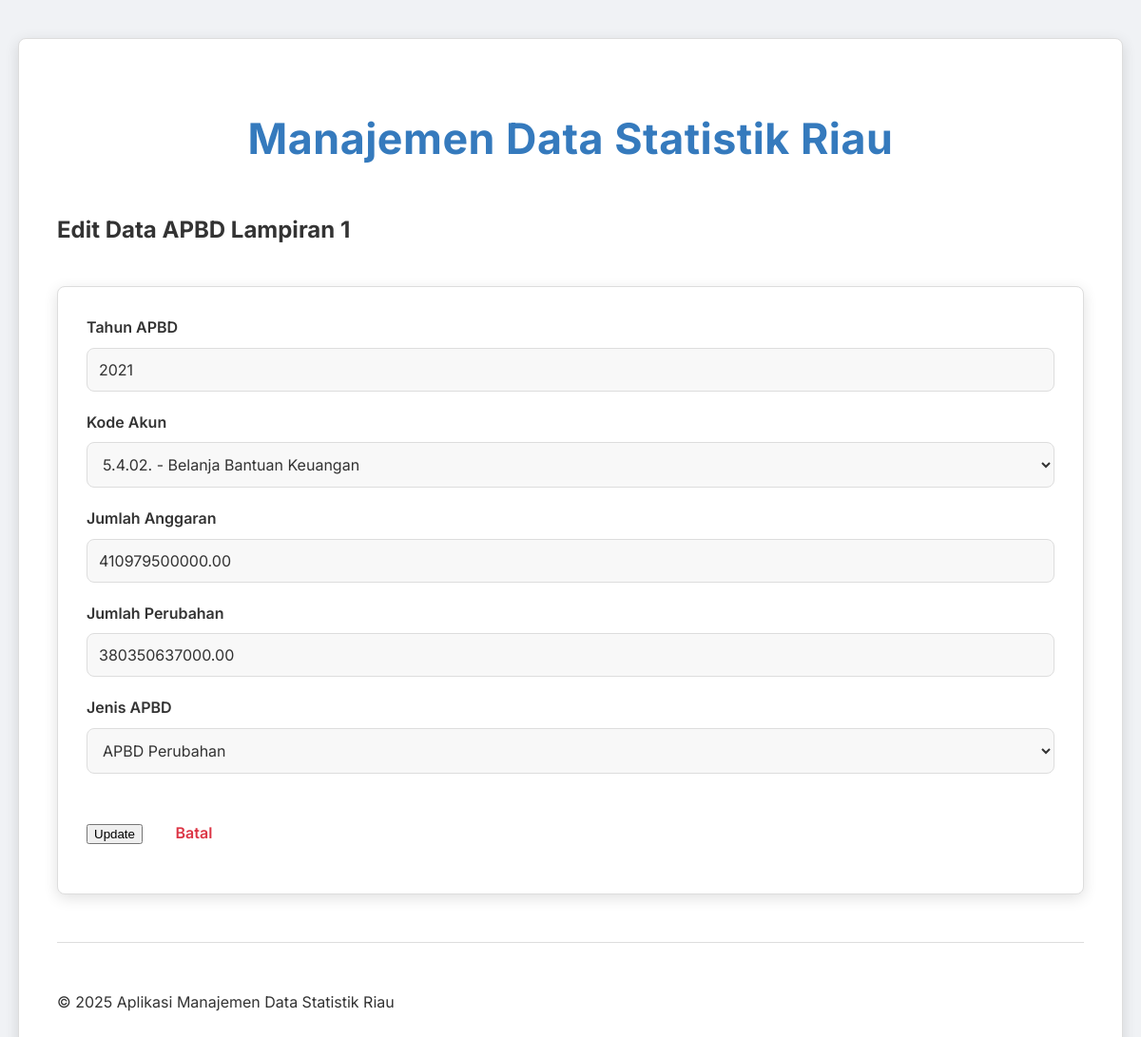
Page /pages/apbd-lampiran-satu/update.php?id=92 on the committed database.
### tables this page shows
CREATE TABLE `apbd_lampiran_1` (
  `id` int(11) NOT NULL,
  `tahun` int(5) DEFAULT NULL,
  `id_kode_urut` int(5) DEFAULT NULL,
  `jumlah_anggaran` decimal(18,2) DEFAULT NULL,
  `jumlah_perubahan` decimal(18,2) DEFAULT NULL,
  `id_jenis_apbd` int(5) DEFAULT NULL
);

CREATE TABLE `kode_urut` (
  `id` int(11) NOT NULL,
  `no_urut` varchar(11) DEFAULT NULL,
  `uraian` varchar(255) DEFAULT NULL,
  `akronim` varchar(255) DEFAULT NULL,
  `id_kode_level` int(11) DEFAULT NULL
);

CREATE TABLE `jenis_apbd` (
  `id` int(11) NOT NULL,
  `uraian` varchar(255) DEFAULT NULL,
  `akronim` varchar(255) DEFAULT NULL
);

### pages/apbd-lampiran-satu/update.php (the view, shortened to what this page needs)
<?php
include '../../config/database.php';
$tahun_apbd = $id_kode_urut = $id_jenis_apbd = $jumlah_anggaran = $jumlah_perubahan = "";
$general_error_message = "";
if (isset($_GET["id"]) && !empty(trim($_GET["id"]))) {
    $id = trim($_GET["id"]);
} elseif (isset($_POST["id"]) && !empty(trim($_POST["id"]))) {
    $id = trim($_POST["id"]);
} else {
    header("location: ../../index.php?error=no_id_found");
    exit();
}
$kode_urut_options = [];
$sql_kode_urut = "SELECT * FROM kode_urut WHERE id_kode_level = 3 ORDER BY no_urut ASC";
$result_kode_urut = $conn->query($sql_kode_urut);
if ($result_kode_urut) {
    while ($row = $result_kode_urut->fetch_assoc()) {
        $kode_urut_options[] = $row;
    }
} else {
    error_log("Error fetching kode_catatan options: " . $conn->error);
    $general_error_message = "Error: Gagal memuat pilihan Kode Catatan: " . $conn->error;
}
$id_jenis_apbd_options = [];
$sql_id_jenis_apbd = "SELECT * FROM jenis_apbd ORDER BY id ASC";
$result_id_jenis_apbd = $conn->query($sql_id_jenis_apbd);
if ($result_id_jenis_apbd) {
    while ($row = $result_id_jenis_apbd->fetch_assoc()) {
        $id_jenis_apbd_options[] = $row;
    }
} else {
    error_log("Error fetching kode_catatan options: " . $conn->error);
    $general_error_message = "Error: Gagal memuat pilihan Kode Catatan: " . $conn->error;
}
if ($_SERVER["REQUEST_METHOD"] == "GET" || (!empty($general_error_message) && !empty($id))) {
    $sql_fetch = "SELECT * FROM apbd_lampiran_1 WHERE id = ?";
    if ($stmt_fetch = $conn->prepare($sql_fetch)) {
        $stmt_fetch->bind_param("i", $param_id_fetch);
        if ($stmt_fetch->execute()) {
            $result_fetch = $stmt_fetch->get_result();
            if ($result_fetch->num_rows == 1) {
                $row_fetch = $result_fetch->fetch_assoc();
                if ($_SERVER["REQUEST_METHOD"] == "GET" || empty($tahun_lkpd)) {
                    $tahun_apbd = $row_fetch["tahun"];
                    $id_kode_urut = $row_fetch["id_kode_urut"];
                    $jumlah_anggaran = $row_fetch["jumlah_anggaran"];
                    $jumlah_perubahan = $row_fetch["jumlah_perubahan"];
                    $id_jenis_apbd = $row_fetch["id_jenis_apbd"];
                }
            } else {
                header("location: ../../index.php?error=data_not_found_on_reget");
                exit();
            }
        } else {
            error_log("Error executing fetch query on reget: " . $stmt_fetch->error);
            $general_error_message = "Error: Masalah saat mengambil data asli untuk form: " . $stmt_fetch->error;
        }
    } else {
        error_log("Error preparing fetch query on reget: " . $conn->error);
        $general_error_message = "Error: Masalah saat menyiapkan query data asli: " . $conn->error;
    }
}
include '../../templates/header.php';
?>
<h2>Edit Data APBD Lampiran 1</h2>
<form action="<?php echo htmlspecialchars($_SERVER["PHP_SELF"]); ?>" method="post">
    <div>
        <label>Tahun APBD</label>
        <input type="text" name="tahun_apbd" value="<?php echo htmlspecialchars($tahun_apbd); ?>">
    </div>
    <div>
        <label>Kode Akun</label>
        <select name="id_kode_urut">
            <?php foreach ($kode_urut_options as $option): ?>
                <option value="<?php echo htmlspecialchars($option['id']); ?>"
                    <?php echo ($id_kode_urut == $option['id']) ? 'selected' : ''; ?>>
                    <?php echo htmlspecialchars($option['no_urut'] . ' - ' . $option['uraian']); ?>
                </option>
            <?php endforeach; ?>
        </select>
    </div>
    <div>
        <label>Jumlah Anggaran</label>
        <input type="text" name="jumlah_anggaran" value="<?php echo htmlspecialchars($jumlah_anggaran); ?>">
    </div>
    <div>
        <label>Jumlah Perubahan</label>
        <input type="text" name="jumlah_perubahan" value="<?php echo htmlspecialchars($jumlah_perubahan); ?>">
    </div>
    <div>
        <label>Jenis APBD</label>
        <select name="id_jenis_apbd">
            <?php foreach ($id_jenis_apbd_options as $options): ?>
                <option value="<?php echo htmlspecialchars($options['id']); ?>"
                    <?php echo ($id_jenis_apbd == $options['id']) ? 'selected' : ''; ?>>
                    <?php echo htmlspecialchars($options['uraian']); ?>
                </option>
            <?php endforeach; ?>
        </select>
    </div>
    <div>
        <button type="submit">Update</button>
        <a href="read.php" class="back-link">Batal</a>
    </div>
</form>
<?php
include '../../templates/footer.php';
?>

### templates/css/style.css (style rules this page uses)
:root { --primary-color: #4A90E2; --primary-dark: #357ABD; --accent-color: #50E3C2; --secondary-accent: #FF6B6B; --tertiary-color: #FFC107; --text-dark: #333333; --text-light: #F8F8F8; --bg-light: #F0F2F5; --bg-dark: #2C3E50; --card-bg: #FFFFFF; --border-color: #DDDDDD; --input-bg: #F8F8F8; --shadow-light: 0 2px 8px rgba(0, 0, 0, 0.08); --shadow-medium: 0 4px 15px rgba(0, 0, 0, 0.12); --success-color: #28A745; --danger-color: #DC3545; --warning-color: #FFC107; --info-color: #17A2B8; --radius-base: 8px; --transition-fast: 0.2s ease-in-out; --transition-normal: 0.3s ease-in-out; --gradient-primary: linear-gradient(135deg, var(--primary-color) 0%, var(--primary-dark) 100%); --gradient-accent: linear-gradient(135deg, var(--accent-color) 0%, #34B79C 100%); --gradient-secondary-accent: linear-gradient(135deg, var(--secondary-accent) 0%, #FF8A8A 100%); --gradient-tertiary: linear-gradient(135deg, var(--tertiary-color) 0%, #FFA000 100%); }
body { font-family: 'Inter', sans-serif; background: var(--bg-light); margin: 0; padding: 0; line-height: 1.6; color: var(--text-dark); display: flex; justify-content: center; align-items: flex-start; min-height: 100vh; padding: 40px 0; box-sizing: border-box; overflow-x: hidden; overflow-y: auto; position: relative; }
body::before { content: none; }
form { background: var(--card-bg); backdrop-filter: none; -webkit-backdrop-filter: none; padding: 30px; border-radius: var(--radius-base); box-shadow: var(--shadow-medium); margin-top: 40px; border: 1px solid var(--border-color); }
form div { margin-bottom: 20px; }
form label { display: block; margin-bottom: 8px; font-weight: 600; color: var(--text-dark); font-size: 1em; text-shadow: none; }
form input[type="text"], form input[type="email"], form textarea, form select { width: 100%; padding: 12px; border: 1px solid var(--border-color); border-radius: var(--radius-base); font-size: 1em; box-sizing: border-box; background-color: var(--input-bg); color: var(--text-dark); transition: border-color var(--transition-fast), box-shadow var(--transition-fast); font-family: 'Inter', sans-serif; text-shadow: none; }
form input::placeholder, form textarea::placeholder { color: #AAAAAA; }
.back-link { display: inline-flex; align-items: center; margin-top: 30px; margin-left: 30px; text-decoration: none; color: var(--danger-color); font-weight: 600; font-size: 1em; transition: color var(--transition-fast), transform var(--transition-fast); letter-spacing: normal; text-shadow: none; }
* { scrollbar-width: thin; scrollbar-color: #888888 #F0F2F5; }

### rows in the picture
apbd_lampiran_1: tahun_apbd "2021", id_kode_urut "5.4.02. - Belanja Bantuan Keuangan", jumlah_anggaran "410979500000.00", jumlah_perubahan "380350637000.00", id_jenis_apbd "APBD Perubahan"
